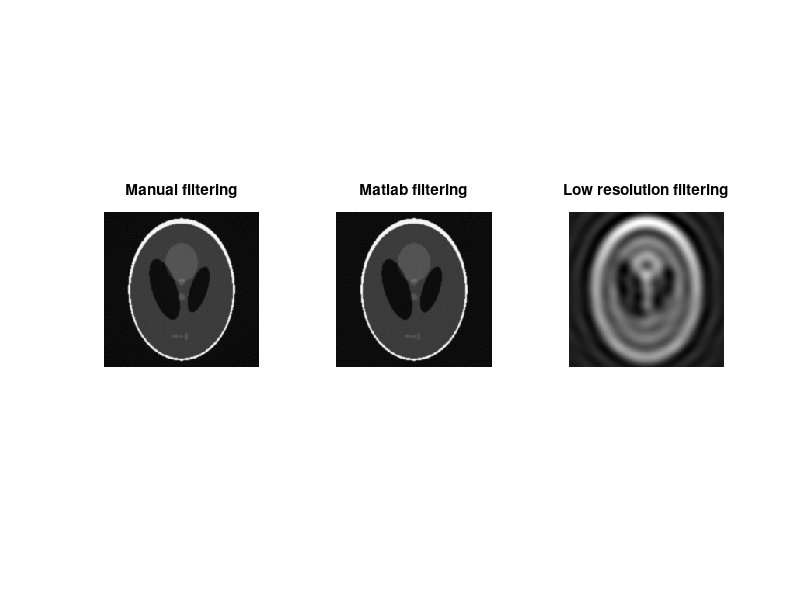

MATLAB code for this plot:

clear all;
close all;

phantomData = phantom('Modified Shepp-Logan',200);
N=size(phantomData,1);

theta = 0:179;
N_theta = length(theta);
[R,xp] = radon(phantomData,theta);

% make a Ram-Lak filter. it's just abs(f).
N1 = length(xp);
freqs=linspace(-1, 1, N1).';
myFilter = abs( freqs );
myFilter = repmat(myFilter, [1 N_theta]);

% do my own FT domain filtering
ft_R = fftshift(fft(R,[],1),1);
filteredProj = ft_R .* myFilter;
filteredProj = ifftshift(filteredProj,1);
ift_R = real(ifft(filteredProj,[],1));

% tell matlab to do inverse FBP without a filter
I1 = iradon(ift_R, theta, 'linear', 'none', 1.0, N);

subplot(1,3,1);imagesc( real(I1) ); title('Manual filtering')
colormap(gray(256)); axis image; axis off

% for comparison, ask matlab to use their Ram-Lak filter implementation
I2 = iradon(R, theta, 'linear', 'Ram-Lak', 1.0, N);

subplot(1,3,2);imagesc( real(I2) ); title('Matlab filtering')
colormap(gray(256)); axis image; axis off

% for fun, redo the filtering wrong on purpose
% exclude high frequencies to create a low-resolution reconstruction
myFilter( myFilter > 0.1 ) = 0;
ift_R = real(ifft(ifftshift(ft_R .* myFilter,1),[],1));
I3 = iradon(ift_R, theta, 'linear', 'none', 1.0, N);

subplot(1,3,3);imagesc( real(I3) ); title('Low resolution filtering')
colormap(gray(256)); axis image; axis off